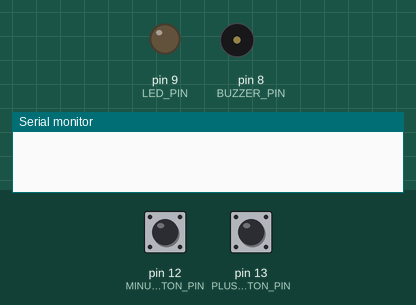
The sketch below on a simulated Arduino Uno, built with avr-gcc and run on an emulated ATmega328P. Parts: output pins drawn as LEDs (lit = HIGH), buzzer (waves = sounding, pin HIGH), the last lines printed to the serial monitor. The inputs (shaded band) are chosen by the test bench; at power-on: pin 13 (PLUS_BUTTON_PIN) HIGH, pin 12 (MINUS_BUTTON_PIN) HIGH.

Above: at 1.2 s.
1.3 s: pin 13 (PLUS_BUTTON_PIN) pulled LOW for 0.15 s
At 3.1 s:
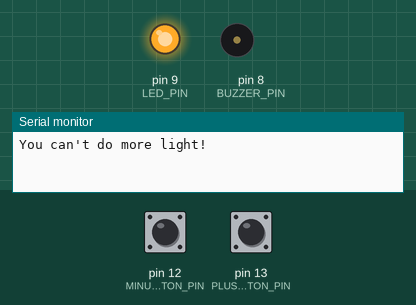
3.8 s: pin 12 (MINUS_BUTTON_PIN) pulled LOW for 3.2 s
At 4.2 s:
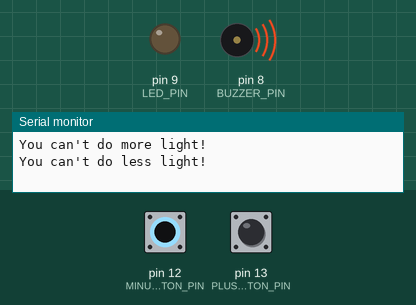
8.5 s: pin 13 (PLUS_BUTTON_PIN) pulled LOW for 1 s
At 9.0 s:
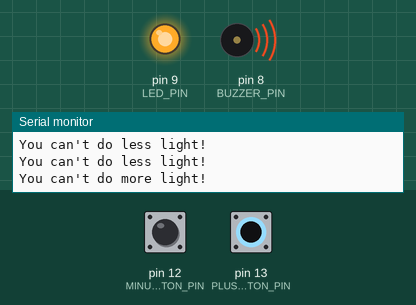
11.0 s: pin 13 (PLUS_BUTTON_PIN) pulled LOW for 3.2 s
At 16.3 s:
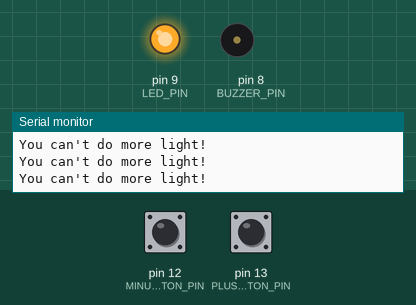
Timing chart, 0 to 16.7 s (numbered marks = the images above; inputs shaded):
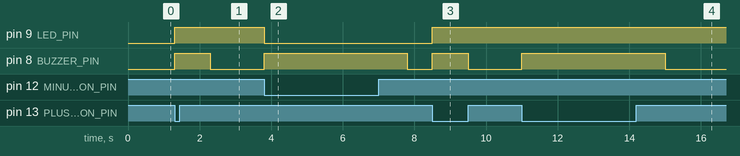

Measured:
- after the input at 1.3 s, pin 9 (LED_PIN): LOW → HIGH at once; pin 8 (BUZZER_PIN): LOW → HIGH at once, → LOW 1.0 s later
- after the input at 3.8 s, pin 9 (LED_PIN): HIGH → LOW at once; pin 8 (BUZZER_PIN): LOW → HIGH at once, → LOW 4.0 s later
- after the input at 8.5 s, pin 9 (LED_PIN): LOW → HIGH at once; pin 8 (BUZZER_PIN): LOW → HIGH at once, → LOW 1.0 s later
- after the input at 11.0 s, pin 8 (BUZZER_PIN): LOW → HIGH at once, → LOW 4.0 s later

The sketch:

29_led_flickering_with_buttons_and_buzzer.ino
```cpp
// LED settings
const int LED_PIN = 9;
int ledLightValue = 0;
// buttons settings
const int PLUS_BUTTON_PIN = 13;
const int MINUS_BUTTON_PIN = 12;
// buzzer settings
const int BUZZER_PIN = 8;
const int BUZZER_TIME = 1000;

void setup()
{
    Serial.begin(9600);
    pinMode(LED_PIN, OUTPUT);
    pinMode(BUZZER_PIN, OUTPUT);
    pinMode(PLUS_BUTTON_PIN, INPUT);
    pinMode(MINUS_BUTTON_PIN, INPUT);
}

void loop()
{
    int plusButtonValue = digitalRead(PLUS_BUTTON_PIN);
    int minusButtonValue = digitalRead(MINUS_BUTTON_PIN);

    if (plusButtonValue == 0)
    {
        if (ledLightValue != 255)
        {
            ledLightValue += 5;
            analogWrite(LED_PIN, ledLightValue);
        }
        else
        {
            Serial.println("You can't do more light!");
            digitalWrite(BUZZER_PIN, HIGH);
            delay(BUZZER_TIME);
            digitalWrite(BUZZER_PIN, LOW);
        }
    }

    if (minusButtonValue == 0)
    {
        if (ledLightValue != 0)
        {
            ledLightValue -= 5;
            analogWrite(LED_PIN, ledLightValue);
        }
        else
        {
            Serial.println("You can't do less light!");
            digitalWrite(BUZZER_PIN, HIGH);
            delay(BUZZER_TIME);
            digitalWrite(BUZZER_PIN, LOW);
        }
    }
}
```
